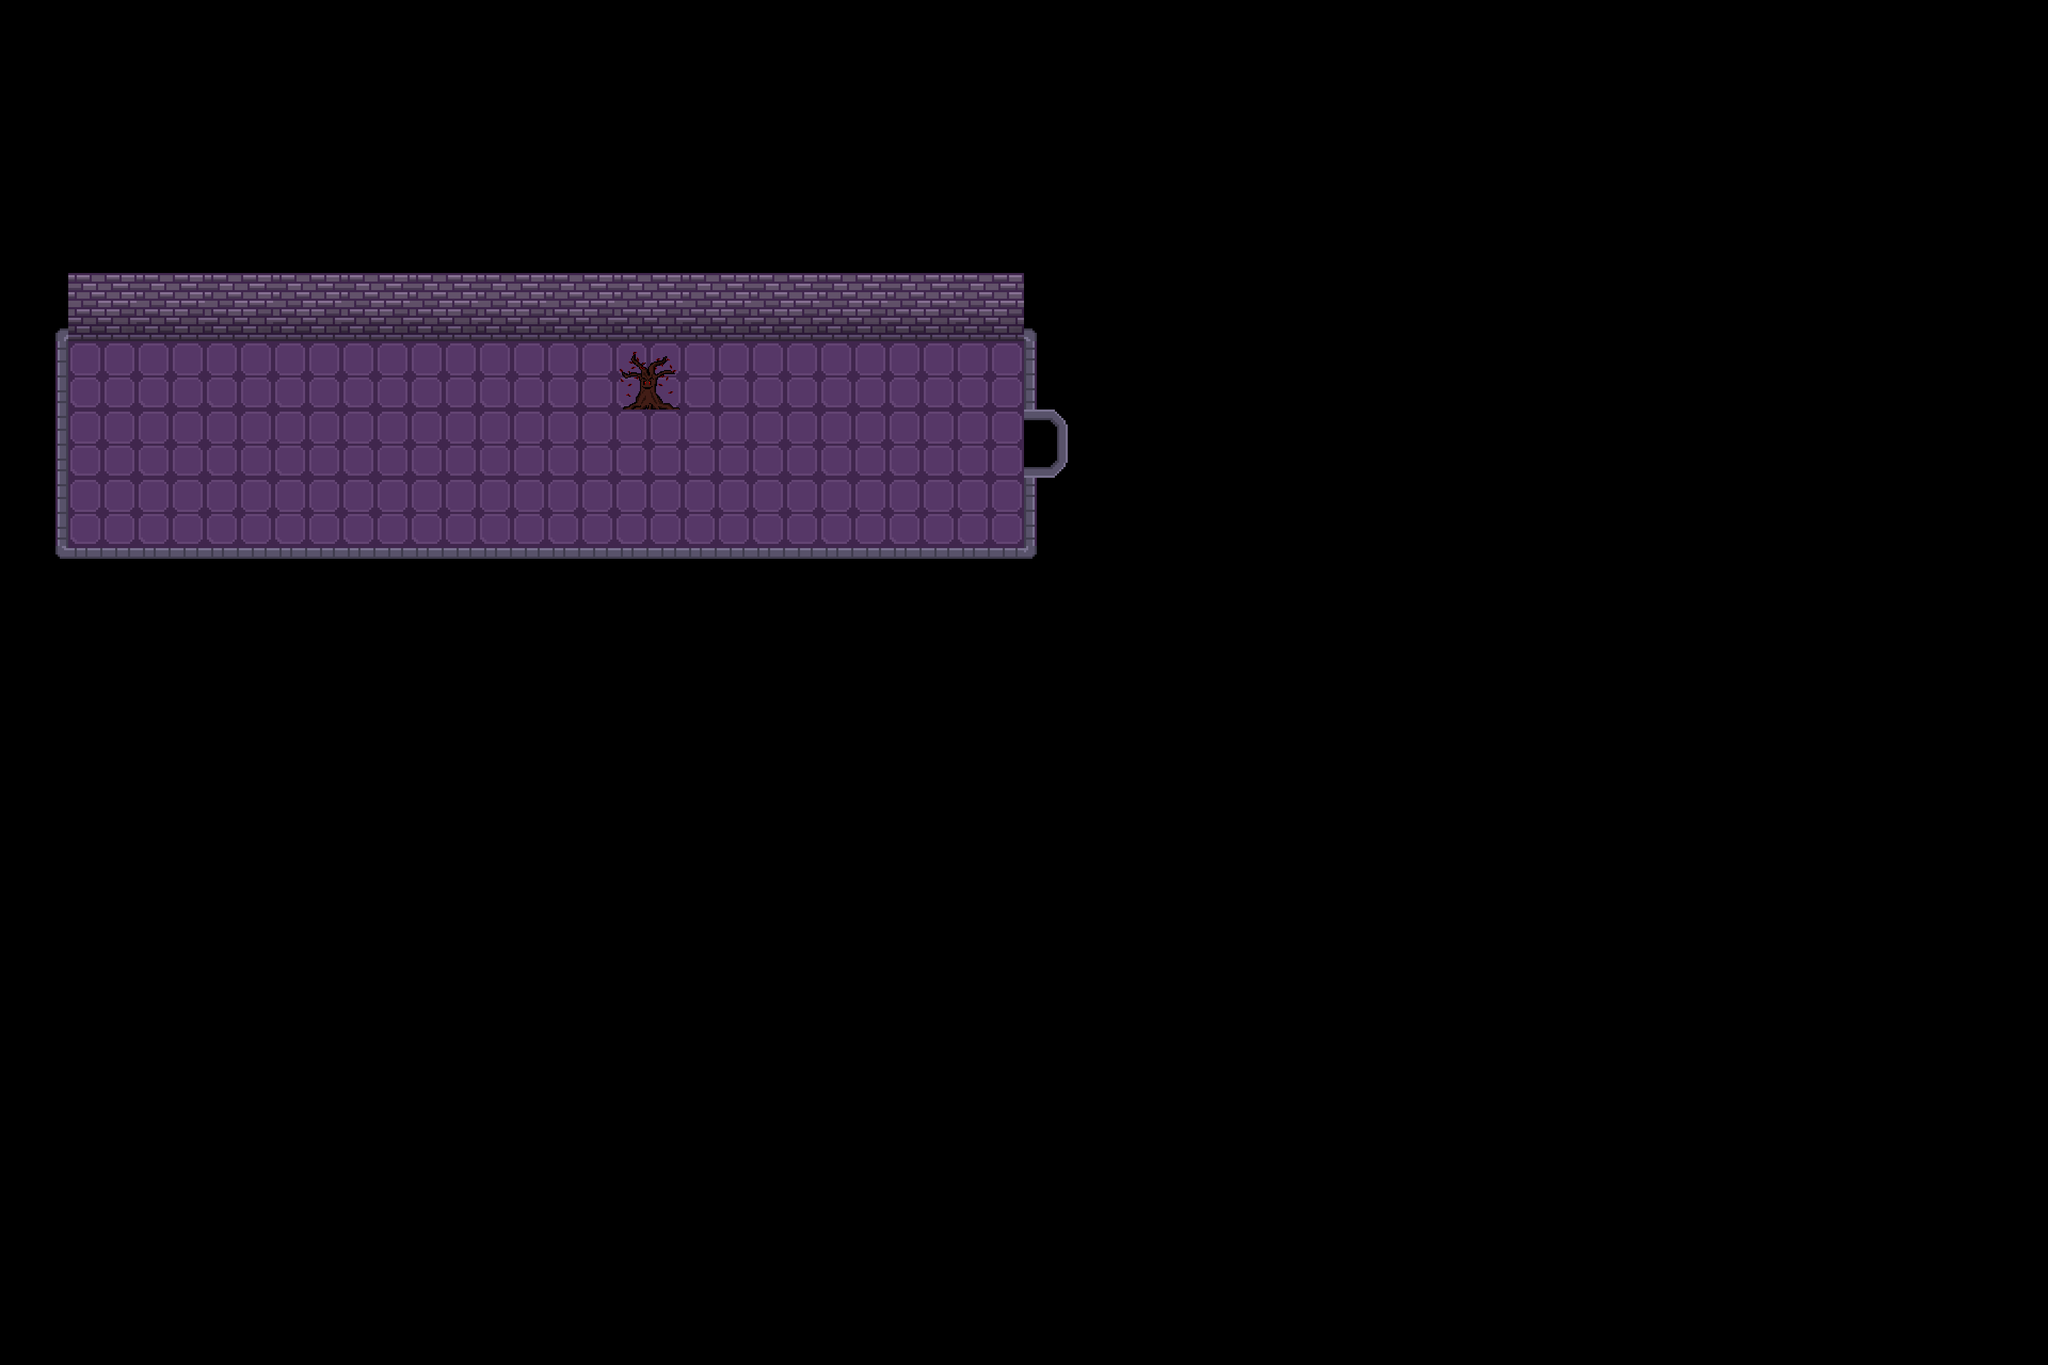

A 2D game scene composited from a Tiled map and its tileset images. What follows is a short description and the map's XML, with every tile layer's data as written:
An orthogonal 30x20 tile map with 128x128 px tiles, 5 tile layers (floor, wall, door, objects, ...) and 3 objects (player, arvore, hub).

<map version="1.10" tiledversion="1.11.0" orientation="orthogonal" renderorder="right-down" width="30" height="20" tilewidth="128" tileheight="128" infinite="0" nextlayerid="9" nextobjectid="4">
 <tileset firstgid="1" source="dungeon_tile2.tsx" />
 <layer id="1" name="floor" width="30" height="20">
  <data encoding="csv">
0,0,0,0,0,0,0,0,0,0,0,0,0,0,0,0,0,0,0,0,0,0,0,0,0,0,0,0,0,0,
0,0,0,0,0,0,0,0,0,0,0,0,0,0,0,0,0,0,0,0,0,0,0,0,0,0,0,0,0,0,
0,0,0,0,0,0,0,0,0,0,0,0,0,0,0,0,0,0,0,0,0,0,0,0,0,0,0,0,0,0,
0,0,0,0,0,0,0,0,0,0,0,0,0,0,0,0,0,0,0,0,0,0,0,0,0,0,0,0,0,0,
0,0,0,0,0,0,0,0,0,0,0,0,0,0,0,0,0,0,0,0,0,0,0,0,0,0,0,0,0,0,
0,59,59,59,59,59,59,59,59,59,59,59,59,59,59,0,0,0,0,0,0,0,0,0,0,0,0,0,0,0,
0,59,59,59,59,59,59,59,59,59,59,59,59,59,59,0,0,0,0,0,0,0,0,0,0,0,0,0,0,0,
0,59,59,59,59,59,59,59,59,59,59,59,59,59,59,0,0,0,0,0,0,0,0,0,0,0,0,0,0,0,
0,0,0,0,0,0,0,0,0,0,0,0,0,0,0,0,0,0,0,0,0,0,0,0,0,0,0,0,0,0,
0,0,0,0,0,0,0,0,0,0,0,0,0,0,0,0,0,0,0,0,0,0,0,0,0,0,0,0,0,0,
0,0,0,0,0,0,0,0,0,0,0,0,0,0,0,0,0,0,0,0,0,0,0,0,0,0,0,0,0,0,
0,0,0,0,0,0,0,0,0,0,0,0,0,0,0,0,0,0,0,0,0,0,0,0,0,0,0,0,0,0,
0,0,0,0,0,0,0,0,0,0,0,0,0,0,0,0,0,0,0,0,0,0,0,0,0,0,0,0,0,0,
0,0,0,0,0,0,0,0,0,0,0,0,0,0,0,0,0,0,0,0,0,0,0,0,0,0,0,0,0,0,
0,0,0,0,0,0,0,0,0,0,0,0,0,0,0,0,0,0,0,0,0,0,0,0,0,0,0,0,0,0,
0,0,0,0,0,0,0,0,0,0,0,0,0,0,0,0,0,0,0,0,0,0,0,0,0,0,0,0,0,0,
0,0,0,0,0,0,0,0,0,0,0,0,0,0,0,0,0,0,0,0,0,0,0,0,0,0,0,0,0,0,
0,0,0,0,0,0,0,0,0,0,0,0,0,0,0,0,0,0,0,0,0,0,0,0,0,0,0,0,0,0,
0,0,0,0,0,0,0,0,0,0,0,0,0,0,0,0,0,0,0,0,0,0,0,0,0,0,0,0,0,0,
0,0,0,0,0,0,0,0,0,0,0,0,0,0,0,0,0,0,0,0,0,0,0,0,0,0,0,0,0,0
</data>
 </layer>
 <layer id="2" name="wall" width="30" height="20">
  <data encoding="csv">
0,0,0,0,0,0,0,0,0,0,0,0,0,0,0,0,0,0,0,0,0,0,0,0,0,0,0,0,0,0,
0,0,0,0,0,0,0,0,0,0,0,0,0,0,0,0,0,0,0,0,0,0,0,0,0,0,0,0,0,0,
0,0,0,0,0,0,0,0,0,0,0,0,0,0,0,0,0,0,0,0,0,0,0,0,0,0,0,0,0,0,
0,0,0,0,0,0,0,0,0,0,0,0,0,0,0,0,0,0,0,0,0,0,0,0,0,0,0,0,0,0,
6,3,3,3,3,3,3,3,3,3,3,3,3,3,3,2684354566,0,0,0,0,0,0,0,0,0,0,0,0,0,0,
1610612737,0,0,0,0,0,0,0,0,0,0,0,0,0,0,2684354561,0,0,0,0,0,0,0,0,0,0,0,0,0,0,
1610612737,0,0,0,0,0,0,0,0,0,0,0,0,0,0,2684354561,0,0,0,0,0,0,0,0,0,0,0,0,0,0,
1610612737,0,0,0,0,0,0,0,0,0,0,0,0,0,0,2684354561,0,0,0,0,0,0,0,0,0,0,0,0,0,0,
1610612742,1610612819,1610612819,1610612819,1610612819,1610612819,1610612819,1610612819,1610612819,1610612819,1610612819,1610612819,1610612819,1610612819,1610612819,3221225478,0,0,0,0,0,0,0,0,0,0,0,0,0,0,
0,0,0,0,0,0,0,0,0,0,0,0,0,0,0,0,0,0,0,0,0,0,0,0,0,0,0,0,0,0,
0,0,0,0,0,0,0,0,0,0,0,0,0,0,0,0,0,0,0,0,0,0,0,0,0,0,0,0,0,0,
0,0,0,0,0,0,0,0,0,0,0,0,0,0,0,0,0,0,0,0,0,0,0,0,0,0,0,0,0,0,
0,0,0,0,0,0,0,0,0,0,0,0,0,0,0,0,0,0,0,0,0,0,0,0,0,0,0,0,0,0,
0,0,0,0,0,0,0,0,0,0,0,0,0,0,0,0,0,0,0,0,0,0,0,0,0,0,0,0,0,0,
0,0,0,0,0,0,0,0,0,0,0,0,0,0,0,0,0,0,0,0,0,0,0,0,0,0,0,0,0,0,
0,0,0,0,0,0,0,0,0,0,0,0,0,0,0,0,0,0,0,0,0,0,0,0,0,0,0,0,0,0,
0,0,0,0,0,0,0,0,0,0,0,0,0,0,0,0,0,0,0,0,0,0,0,0,0,0,0,0,0,0,
0,0,0,0,0,0,0,0,0,0,0,0,0,0,0,0,0,0,0,0,0,0,0,0,0,0,0,0,0,0,
0,0,0,0,0,0,0,0,0,0,0,0,0,0,0,0,0,0,0,0,0,0,0,0,0,0,0,0,0,0,
0,0,0,0,0,0,0,0,0,0,0,0,0,0,0,0,0,0,0,0,0,0,0,0,0,0,0,0,0,0
</data>
 </layer>
 <objectgroup id="4" name="player">
  <object id="1" name="player" x="266.667" y="755" />
  <object id="3" name="arvore" x="1282.92" y="897.333" />
 </objectgroup>
 <layer id="3" name="door" width="30" height="20">
  <data encoding="csv">
0,0,0,0,0,0,0,0,0,0,0,0,0,0,0,0,0,0,0,0,0,0,0,0,0,0,0,0,0,0,
0,0,0,0,0,0,0,0,0,0,0,0,0,0,0,0,0,0,0,0,0,0,0,0,0,0,0,0,0,0,
0,0,0,0,0,0,0,0,0,0,0,0,0,0,0,0,0,0,0,0,0,0,0,0,0,0,0,0,0,0,
0,0,0,0,0,0,0,0,0,0,0,0,0,0,0,0,0,0,0,0,0,0,0,0,0,0,0,0,0,0,
0,0,0,0,0,0,0,0,0,0,0,0,0,0,0,0,0,0,0,0,0,0,0,0,0,0,0,0,0,0,
0,0,0,0,0,0,0,0,0,0,0,0,0,0,0,0,0,0,0,0,0,0,0,0,0,0,0,0,0,0,
0,0,0,0,0,0,0,0,0,0,0,0,0,0,0,2684354645,0,0,0,0,0,0,0,0,0,0,0,0,0,0,
0,0,0,0,0,0,0,0,0,0,0,0,0,0,0,0,0,0,0,0,0,0,0,0,0,0,0,0,0,0,
0,0,0,0,0,0,0,0,0,0,0,0,0,0,0,0,0,0,0,0,0,0,0,0,0,0,0,0,0,0,
0,0,0,0,0,0,0,0,0,0,0,0,0,0,0,0,0,0,0,0,0,0,0,0,0,0,0,0,0,0,
0,0,0,0,0,0,0,0,0,0,0,0,0,0,0,0,0,0,0,0,0,0,0,0,0,0,0,0,0,0,
0,0,0,0,0,0,0,0,0,0,0,0,0,0,0,0,0,0,0,0,0,0,0,0,0,0,0,0,0,0,
0,0,0,0,0,0,0,0,0,0,0,0,0,0,0,0,0,0,0,0,0,0,0,0,0,0,0,0,0,0,
0,0,0,0,0,0,0,0,0,0,0,0,0,0,0,0,0,0,0,0,0,0,0,0,0,0,0,0,0,0,
0,0,0,0,0,0,0,0,0,0,0,0,0,0,0,0,0,0,0,0,0,0,0,0,0,0,0,0,0,0,
0,0,0,0,0,0,0,0,0,0,0,0,0,0,0,0,0,0,0,0,0,0,0,0,0,0,0,0,0,0,
0,0,0,0,0,0,0,0,0,0,0,0,0,0,0,0,0,0,0,0,0,0,0,0,0,0,0,0,0,0,
0,0,0,0,0,0,0,0,0,0,0,0,0,0,0,0,0,0,0,0,0,0,0,0,0,0,0,0,0,0,
0,0,0,0,0,0,0,0,0,0,0,0,0,0,0,0,0,0,0,0,0,0,0,0,0,0,0,0,0,0,
0,0,0,0,0,0,0,0,0,0,0,0,0,0,0,0,0,0,0,0,0,0,0,0,0,0,0,0,0,0
</data>
 </layer>
 <objectgroup id="5" name="door">
  <object id="2" name="hub" x="1920" y="768">
   <properties>
    <property name="path" value="../map/hub.tmx" />
   </properties>
  </object>
 </objectgroup>
 <layer id="7" name="objects" width="30" height="20">
  <data encoding="csv">
0,0,0,0,0,0,0,0,0,0,0,0,0,0,0,0,0,0,0,0,0,0,0,0,0,0,0,0,0,0,
0,0,0,0,0,0,0,0,0,0,0,0,0,0,0,0,0,0,0,0,0,0,0,0,0,0,0,0,0,0,
0,0,0,0,0,0,0,0,0,0,0,0,0,0,0,0,0,0,0,0,0,0,0,0,0,0,0,0,0,0,
0,0,0,0,0,0,0,0,0,0,0,0,0,0,0,0,0,0,0,0,0,0,0,0,0,0,0,0,0,0,
0,0,0,0,0,0,0,0,0,0,0,0,0,0,0,0,0,0,0,0,0,0,0,0,0,0,0,0,0,0,
0,0,0,0,0,0,0,0,0,0,0,0,0,0,0,0,0,0,0,0,0,0,0,0,0,0,0,0,0,0,
0,0,0,0,0,0,0,0,0,0,0,0,0,0,0,0,0,0,0,0,0,0,0,0,0,0,0,0,0,0,
0,0,0,0,0,0,0,0,0,0,0,0,0,0,0,0,0,0,0,0,0,0,0,0,0,0,0,0,0,0,
0,0,0,0,0,0,0,0,0,0,0,0,0,0,0,0,0,0,0,0,0,0,0,0,0,0,0,0,0,0,
0,0,0,0,0,0,0,0,0,0,0,0,0,0,0,0,0,0,0,0,0,0,0,0,0,0,0,0,0,0,
0,0,0,0,0,0,0,0,0,0,0,0,0,0,0,0,0,0,0,0,0,0,0,0,0,0,0,0,0,0,
0,0,0,0,0,0,0,0,0,0,0,0,0,0,0,0,0,0,0,0,0,0,0,0,0,0,0,0,0,0,
0,0,0,0,0,0,0,0,0,0,0,0,0,0,0,0,0,0,0,0,0,0,0,0,0,0,0,0,0,0,
0,0,0,0,0,0,0,0,0,0,0,0,0,0,0,0,0,0,0,0,0,0,0,0,0,0,0,0,0,0,
0,0,0,0,0,0,0,0,0,0,0,0,0,0,0,0,0,0,0,0,0,0,0,0,0,0,0,0,0,0,
0,0,0,0,0,0,0,0,0,0,0,0,0,0,0,0,0,0,0,0,0,0,0,0,0,0,0,0,0,0,
0,0,0,0,0,0,0,0,0,0,0,0,0,0,0,0,0,0,0,0,0,0,0,0,0,0,0,0,0,0,
0,0,0,0,0,0,0,0,0,0,0,0,0,0,0,0,0,0,0,0,0,0,0,0,0,0,0,0,0,0,
0,0,0,0,0,0,0,0,0,0,0,0,0,0,0,0,0,0,0,0,0,0,0,0,0,0,0,0,0,0,
0,0,0,0,0,0,0,0,0,0,0,0,0,0,0,0,0,0,0,0,0,0,0,0,0,0,0,0,0,0
</data>
 </layer>
 <layer id="8" name="npc" width="30" height="20">
  <data encoding="csv">
0,0,0,0,0,0,0,0,0,0,0,0,0,0,0,0,0,0,0,0,0,0,0,0,0,0,0,0,0,0,
0,0,0,0,0,0,0,0,0,0,0,0,0,0,0,0,0,0,0,0,0,0,0,0,0,0,0,0,0,0,
0,0,0,0,0,0,0,0,0,0,0,0,0,0,0,0,0,0,0,0,0,0,0,0,0,0,0,0,0,0,
0,0,0,0,0,0,0,0,0,0,0,0,0,0,0,0,0,0,0,0,0,0,0,0,0,0,0,0,0,0,
0,0,0,0,0,0,0,0,0,0,0,0,0,0,0,0,0,0,0,0,0,0,0,0,0,0,0,0,0,0,
0,0,0,0,0,0,0,0,0,164,0,0,0,0,0,0,0,0,0,0,0,0,0,0,0,0,0,0,0,0,
0,0,0,0,0,0,0,0,0,0,0,0,0,0,0,0,0,0,0,0,0,0,0,0,0,0,0,0,0,0,
0,0,0,0,0,0,0,0,0,0,0,0,0,0,0,0,0,0,0,0,0,0,0,0,0,0,0,0,0,0,
0,0,0,0,0,0,0,0,0,0,0,0,0,0,0,0,0,0,0,0,0,0,0,0,0,0,0,0,0,0,
0,0,0,0,0,0,0,0,0,0,0,0,0,0,0,0,0,0,0,0,0,0,0,0,0,0,0,0,0,0,
0,0,0,0,0,0,0,0,0,0,0,0,0,0,0,0,0,0,0,0,0,0,0,0,0,0,0,0,0,0,
0,0,0,0,0,0,0,0,0,0,0,0,0,0,0,0,0,0,0,0,0,0,0,0,0,0,0,0,0,0,
0,0,0,0,0,0,0,0,0,0,0,0,0,0,0,0,0,0,0,0,0,0,0,0,0,0,0,0,0,0,
0,0,0,0,0,0,0,0,0,0,0,0,0,0,0,0,0,0,0,0,0,0,0,0,0,0,0,0,0,0,
0,0,0,0,0,0,0,0,0,0,0,0,0,0,0,0,0,0,0,0,0,0,0,0,0,0,0,0,0,0,
0,0,0,0,0,0,0,0,0,0,0,0,0,0,0,0,0,0,0,0,0,0,0,0,0,0,0,0,0,0,
0,0,0,0,0,0,0,0,0,0,0,0,0,0,0,0,0,0,0,0,0,0,0,0,0,0,0,0,0,0,
0,0,0,0,0,0,0,0,0,0,0,0,0,0,0,0,0,0,0,0,0,0,0,0,0,0,0,0,0,0,
0,0,0,0,0,0,0,0,0,0,0,0,0,0,0,0,0,0,0,0,0,0,0,0,0,0,0,0,0,0,
0,0,0,0,0,0,0,0,0,0,0,0,0,0,0,0,0,0,0,0,0,0,0,0,0,0,0,0,0,0
</data>
 </layer>
</map>
